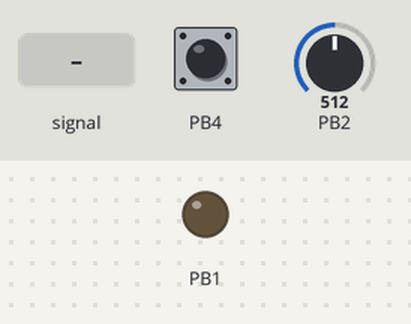
Bench run of a program on a simulated ATtiny13, built with avr-gcc and emulated at 9.6 MHz. On the bench: output pins drawn as LEDs (lit = HIGH). Dashed ring = blinking. The inputs (shaded band) are chosen by the test bench; at power-on: PB2 = 512, PB4 HIGH. Sleep ends after the set time or at an interrupt; EEPROM starts erased.

Above: at 1.2 s.
1.3 s: PB2 fed a 200 Hz sine of ±81 counts around its level
At 1.6 s:
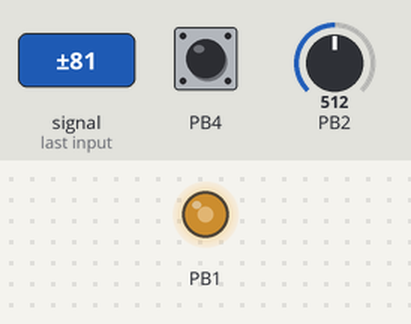
2.8 s: PB2 set to 716
At 3.5 s:
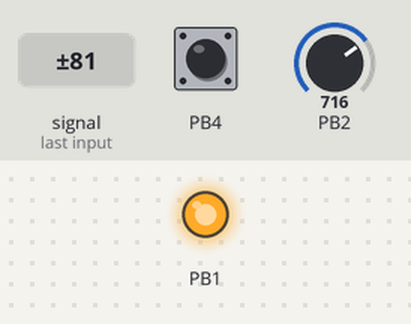
4.3 s: PB2 fed a 2 Hz sine of ±306 counts around its level
At 7.2 s:
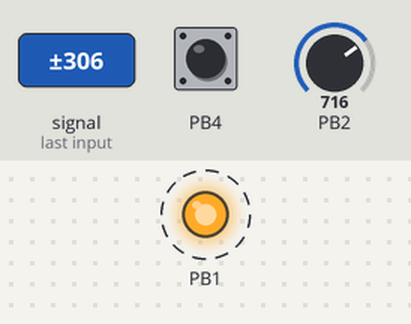
7.3 s: PB2 set to 900
At 8.4 s:
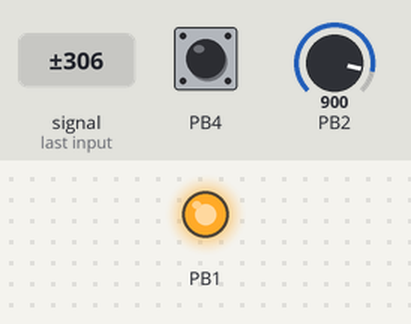
8.8 s: PB2 set to 491
10.3 s: PB2 set to 467
At 11.4 s:
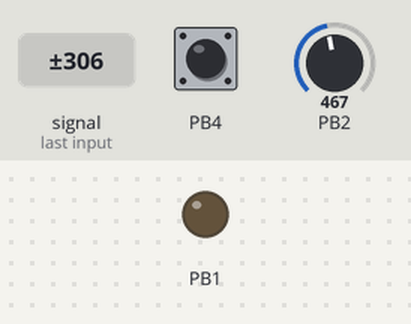
Timing chart, 0 to 12.8 s (numbered marks = the images above; inputs shaded):
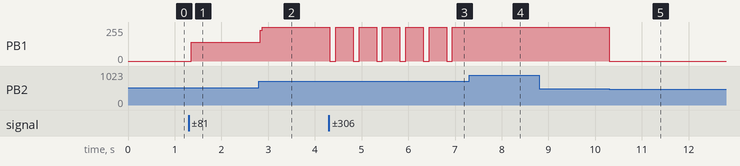

The program:

main.c
```c
/*
 * main.c
 *
 *  Created on: 25 мая 2020 г.
 *      Author: spide
 */

#include <stdint.h>
#include <avr/io.h>
#include <avr/interrupt.h>
#include <avr/sleep.h>
#include <avr/wdt.h>
#include <avr/eeprom.h>
#include <util/delay.h>
#include "filter.h"

#define HYSTERESIS_VALUE 20

//Собственно кнопка
#define BUTTON_PIN  (_BV(PB4))
#define BUTTON_PORT PORTB
#define BUTTON_DDR  DDRB
#define BUTTON_PRESSED() (!(PINB & BUTTON_PIN))

#define LED_PIN     (_BV(PB1))
#define LED_PORT    PORTB
#define LED_DDR     DDRB

#define DEFAULT_VALUE_1 500
#define DEFAULT_VALUE_2 500

typedef struct {
	uint16_t value1;
	uint16_t value2;
	uint8_t crc;
} ee_config;

static ee_config EEMEM addr_config;
static ee_config config;

static uint8_t calcCRC(ee_config *config)
{
	uint8_t crc = 0x55;
	for (uint8_t i=0; i<sizeof(ee_config); i++) {
		crc ^= ((uint8_t *)config)[i];
	}
	return crc;
}

static void writeConfig(void)
{
	config.crc = calcCRC(&config);
	eeprom_busy_wait();
	eeprom_write_block ((const void *)&config, (void *)&addr_config, sizeof(ee_config));
}

static void readConfig(void)
{
	eeprom_read_block ((void *)&config, (const void *)&addr_config, sizeof(ee_config));
	if (config.crc!=calcCRC(&config)) {
		config.value1 = DEFAULT_VALUE_1;
		config.value2 = DEFAULT_VALUE_2;
		writeConfig();
	}
}

int main (void)
{
	wdt_enable(WDTO_2S);

	BUTTON_PORT |= BUTTON_PIN;
	BUTTON_DDR &= ~BUTTON_PIN;

	LED_PORT &= ~LED_PIN;
	LED_DDR |= LED_PIN;

    PORTB &= ~(_BV(PB2));
	DDRB &= ~(_BV(PB2));
	DIDR0 = _BV(ADC1D);

	ADCSRB = 0;
	ADMUX = _BV(MUX0);
	ADCSRA = _BV(ADEN) | _BV(ADPS2) | _BV(ADPS1);
#ifndef NO_NOISE_REDUCTION
	ADCSRA |= _BV(ADIE);
#endif

	readConfig();

	static uint16_t filt1 = 0;
	static uint16_t compare_with;

	compare_with = config.value1;

	wdt_reset();
	sei();

	while (1) {
		wdt_reset();

#ifndef NO_NOISE_REDUCTION
		set_sleep_mode(SLEEP_MODE_ADC);
		sleep_enable();
#else
		ADCSRA |= _BV(ADIF);
#endif

		ADCSRA &= ~_BV(ADEN);
		ADCSRA |= _BV(ADEN);
#ifndef NO_NOISE_REDUCTION
		// DS Page 31: If the ADC is enabled, a conversion starts automatically when this mode is entered
		sleep_cpu();
#else
		ADCSRA |= _BV(ADSC);
		do {} while (!(ADCSRA & _BV(ADIF)));
#endif
		filt1 = filter(filt1,ADCW);

		if (filt1>=compare_with+HYSTERESIS_VALUE) {
			LED_PORT |= LED_PIN;
		} else
		if (filt1<compare_with-HYSTERESIS_VALUE) {
			LED_PORT &= ~LED_PIN;
		}

		static uint8_t button_state = 0;
		if (BUTTON_PRESSED()) {
			button_state = 1;
		} else
		if (button_state) {
			compare_with = config.value2 = filt1;
			//writeConfig();
			button_state = 0;
		}
	}
}

#ifndef NO_NOISE_REDUCTION
ISR(ADC_vect)
{
	//Reset Interrupt flag
	ADCSRA |= _BV(ADIF);
}
#endif
```

filter.c
```c
/*
 * filter.c
 *
 *  Created on: 28 мая 2020 г.
 *      Author: spide
 */

#include "filter.h"

uint16_t filter(uint16_t filt, uint16_t signal)
{
	return ((F_A * filt) + (F_B * signal)) >> F_K;
}
```

filter.h
```c
/*
 * filter.h
 *
 *  Created on: 28 мая 2020 г.
 *      Author: spide
 */

#ifndef FILTER_H_
#define FILTER_H_

#include <stdint.h>

#define F_A 2
#define F_B 2
#define F_K 2

uint16_t filter(uint16_t filt, uint16_t signal);

#endif /* FILTER_H_ */
```

Measured:
- the behaviour switches between 480 and 479 on PB2 (found by bisection; images 4 and 5)
- after the input at 1.3 s, PB1: 0/255 → 141/255 after 0.05 s
- after the input at 2.8 s, PB1: 141/255 → 255/255 at once
- after the input at 4.3 s, PB1: alternates 255/255 for 0.38 s and 0/255 for 0.12 s, starting at once
- after the input at 7.3 s, PB1: stops changing and stays 255/255
- after the input at 8.8 s, every drawn part: stays the same
- after the input at 10.3 s, PB1: 255/255 → 0/255 at once
